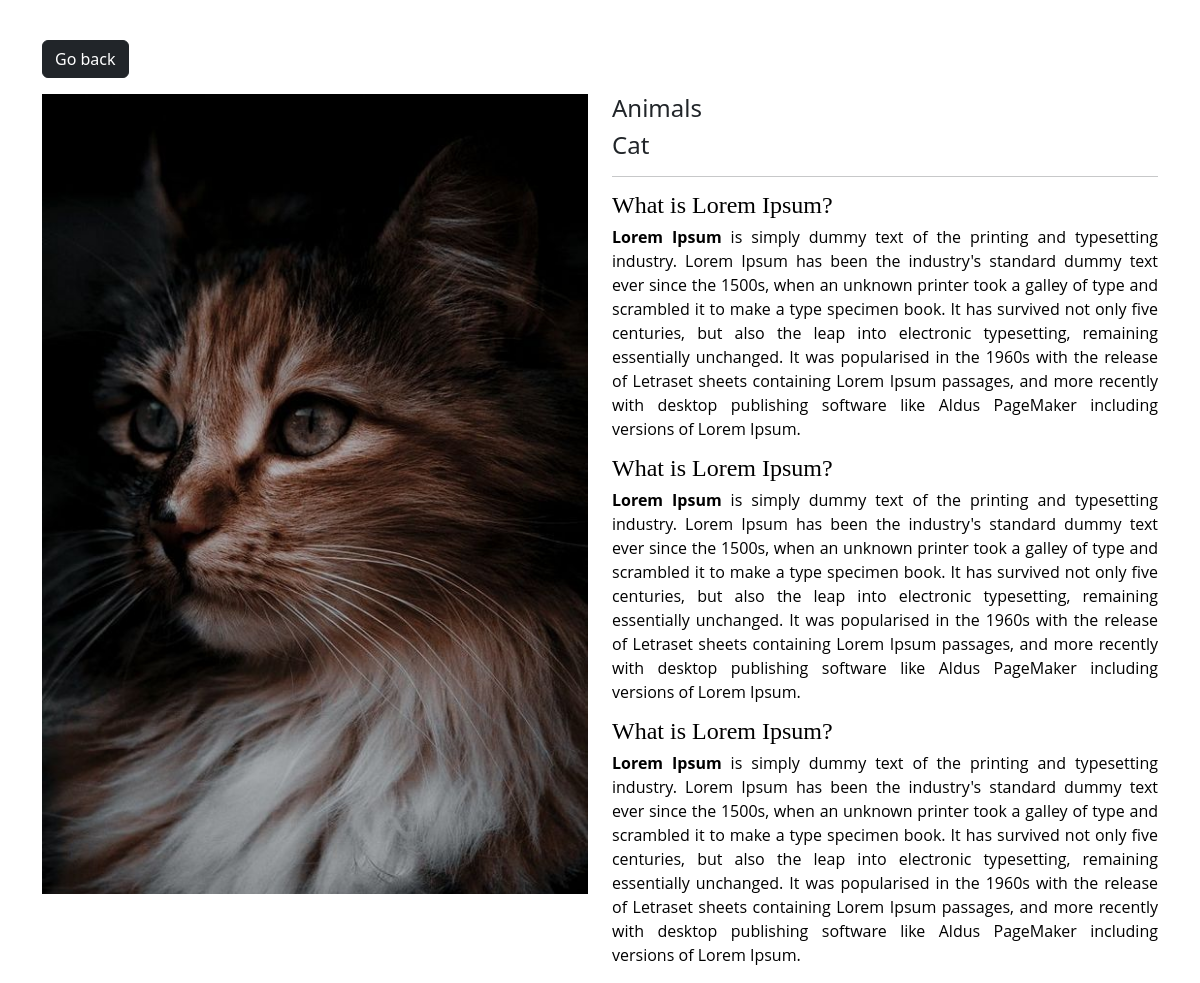
The page /photo/67/ (signed in) on the database its author committed.
### myapp/models.py (models this page shows, shortened)
class Photo(models.Model):
     category = models.ForeignKey(Category, on_delete=models.SET_NULL, null=True)
     title = models.CharField(max_length=100, null=True, blank=True)
     image = models.ImageField(null=False, blank=False)
     description = models.TextField()
     created=models.DateTimeField(auto_now=True,null=True)
     updated=models.DateTimeField(auto_now=True,null=True)

class Category(models.Model):
     user = models.ForeignKey(User, on_delete=models.SET_NULL, null=True, blank=True)
     name = models.CharField(max_length=100,   null=False, blank=False)
     def __str__(self):
          return self.name

### myapp/views.py (the view)
# urls.py: path('photo/<str:pk>/', views.viewPhoto, name= "photo"),
@login_required(login_url='login')
def viewPhoto(request, pk):
     photo = Photo.objects.get(id=pk)
     context = {
          'photo':photo
     }
     return render(request, 'photos/photo.html', context)

### myapp/templates/photos/photo.html (shortened to what this page needs)
<!DOCTYPE html>
<html lang="en">
<head>
     <link href="https://cdn.jsdelivr.net/npm/bootstrap@5.3.1/dist/css/bootstrap.min.css" rel="stylesheet">
</head>
<body class="m-4">
     <div class="container">
          <div class="row justify-content-center">
               <div class="col">
                    <a href="{% url 'gallary' %}" class="btn btn-dark my-3">Go back</a>
                    <div style="height: 90vh;">
                         <div class="row">
                              <div class="col-lg-6 col-md-12">
                                   <img src="{{ photo.image.url }}" alt="" class="image-thumbail">
                              </div>
                              <div class="col-lg-6 col-md-12">
                                   <h4>{{ photo.category}}</h4>
                                   <h4>  {{ photo.title}}</h4>
                                   <hr>
                                   <p>{{ photo.description|safe}}</p>
                              </div>
                         </div>
                    </div>
               </div>
          </div>
     </div>
</body>
</html>

### myapp/templates/photos/photo.html (style rules this page uses)
.image-thumbail { height: 800px; width: 100%; object-fit: cover; }

### rows shown on the page
Photo: image (picture), category "Animals", title "Cat", description "What is Lorem Ipsum? Lorem Ipsum is simply dummy text of the printing and typesetting industry. Lorem Ipsum has been the industry's standard dummy text ever since the 1500s, when an unknown printer took a galley of type and scrambled it to make a type specimen book. It has survived not only five centuries, but also the leap into electronic typesetting, remaining essentially unchanged. It was popularised in the 1960s with the release of Letraset sheets containing Lorem Ipsum passages, and more recently with desktop publishing software like Aldus PageMaker including versions of Lorem Ipsum. What is Lorem Ipsum? Lorem Ipsum is simply dummy text of the printing and typesetting industry. Lorem…"
